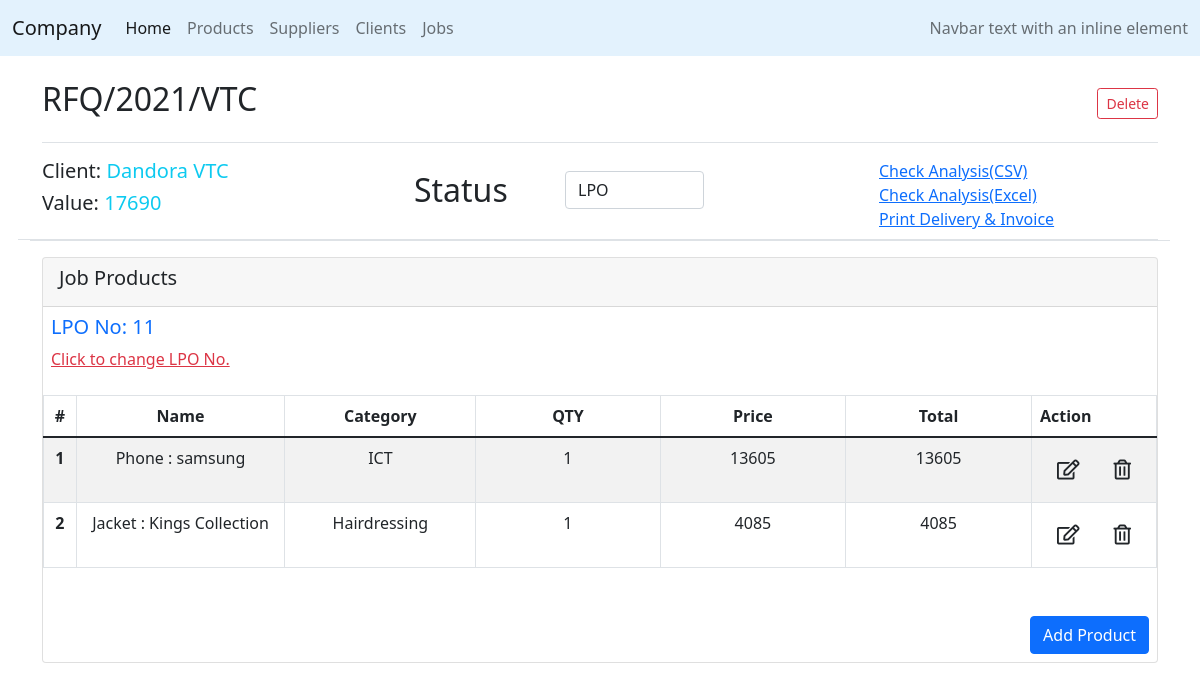
Screenshot of /company/jobs/1 with the database file from the repository.
### company/models.py (models this page shows, shortened)
class Job(models.Model):
    id = models.BigAutoField(primary_key=True)
    code = models.CharField(max_length=64)
    client = models.ForeignKey(Client, related_name="client", blank=True, on_delete=models.CASCADE)
    value = models.IntegerField(null=True)
    status = models.CharField(max_length=64, default = "RFQ")
    lpo = models.CharField(max_length=64, blank=True)

class Company(PolymorphicModel):
    id = models.BigAutoField(primary_key=True)
    nameC = models.CharField(max_length=64)
    address = models.IntegerField()
    email = models.CharField(max_length=64, default=0)
    contact = models.IntegerField()

class Supply(models.Model):
    id = models.BigAutoField(primary_key=True)
    qty = models.IntegerField()
    price = models.IntegerField()
    minBuying =  models.ForeignKey(Price, related_name="bestBuying", on_delete=models.SET_NULL, blank=True, null=True)
    maxBuying =  models.ForeignKey(Price, related_name="worstBuying",on_delete=models.SET_NULL, blank=True, null=True)
    total = models.IntegerField()
    product = models.ForeignKey(Product, related_name="jobProduct",on_delete=models.CASCADE, blank=True, null=True)
    job = models.ForeignKey(Job, related_name="jobItem",on_delete=models.CASCADE, blank=True, null=True)

class Product(models.Model):
    id = models.BigAutoField(primary_key=True)
    category = models.IntegerField()
    nameP = models.CharField(max_length=64)
    brand = models.CharField(max_length=64)
    size = models.IntegerField()
    weight = models.IntegerField()
    description = models.TextField()

### company/views.py (the view, shortened to what this page needs)
# urls.py: path('jobs/<int:id>', views.jobDetail, name='jobDetail'),
def jobDetail(request, id):
    job = Job.objects.get(pk=id)
    supplies = job.jobItem.all()
    if request.method == "DELETE":
        job.delete()
        return JsonResponse({"message": "Job Deleted"}, status = 201)
    elif request.method == "PUT":
        data = json.loads(request.body)
        job.status = data.get("status")
        job.save()
        return JsonResponse({"message": "Status Updated"}, status = 201)
    context = {
        "job": job,
        "status": status,
        "supplies": supplies,
    }
    return render(request, "company/jobDetails.html", context)

### company/models.py (called while the page is built)
    def __str__(self):
        return f"{self.nameC}"

### company/templates/company/jobDetails.html (shortened to what this page needs)
{% extends "company/layout.html"%}
{% block body %}
<div class="container">
    <div class="d-flex justify-content-between border-bottom mt-4 pb-3">
        <div id="name">
            <h2>
                <span  class="jDetail">{{job.code}}</span>
            </h2>
        </div>
        <div class="d-flex align-items-center justify-content-between">
            <button class="btn btn-outline-danger btn-sm" id="deleteJob">Delete</button>
        </div>
    </div>
    <div id="productDetails" class="row mt-3 border-bottom">
        <div class="border-bottom col-12 row pb-2">
            <div class="col-md-4">
                <h5>
                    Client:
                    <span class="text-info jDetail">{{job.client}}</span>
                </h5>
                <h5>
                    Value:
                    {%if job.value%}
                        <span class="text-info jDetail jValue">{{job.value}}</span>
                    {%else%}
                        <span class="text-info jDetail jValue">0</span>
                    {%endif%}
                </h5>
            </div>
            <div class="col-md-5">
                <h2 class="form-group row">
                    <label for="status" class="col col-form-label">Status</label>
                    <div class="col row align-items-center">
                        <select id="status" class="inputUpdate form-control">
                            {% for status in status %}
                                {%if job.status == status %}
                                    <option value="{{job.status}}" selected>{{status}}</option>
                                {%else%}
                                    <option value="{{status}}">{{status}}</option>
                                {%endif%}
                            {%endfor%}
                          </select>
                    </div>
                    <div class="col"></div>
                </h2>
            </div>
            <div class="col-md-3 row print">
                <a  href="{% url 'company:getItems' 'print_rfq_csv' job.id %}">Check Analysis(CSV)</a>
                <a  href="{% url 'company:getItems' 'check_analysis' job.id %}">Check Analysis(Excel)</a>
                <div class="status_type row">
                    <a class="LPO" href="{% url 'company:getItems' 'print_DI' job.id %}" style="pointer-events: none; color: black; text-decoration: line-through;">Print Delivery & Invoice</a>
                </div>
            </div>
        </div>
    </div>
    <div class="card mt-3" id="productsSection">
        <div class="card-header d-flex justify-content-between">
            <h5>Job Products</h5>
        </div>
        <div class="input_status_change">
            <div class="LPO">
                <div class="LPO_body">
                {% if job.lpo %}
                    <div class="LPO_section">
                        <div class="mt-2 mx-2">
                            <h5 class="text-primary"> LPO No: {{job.lpo}}</h5>
                        </div>
                        <div class="mt-2 mx-2">
                            <a class="text-danger" >Click to change LPO No.</a>
                        </div>
                    </div>
                {%endif%}
                </div>
            </div>
        </div>
        <div class="table-responsive my-4" id="products">
            <table class="table table-striped table-bordered table-hover">
                <thead>
                  <tr>
                    <th scope="col" style="width:3%" class="text-center">#</th>
                    <th scope="col" style="width:20%" class="text-center">Name</th>
                    <th scope="col" style="width:18%" class="text-center">Category</th>
                    <th scope="col" style="width:18%" class="text-center">QTY</th>
                    <th scope="col" style="width:18%" class="text-center">Price</th>
                    <th scope="col" style="width:18%" class="text-center">Total</th>
                    <th class="status_hide" scope="col" class="text-center">Action</th>
                  </tr>
                </thead>
                <tbody id="suppliesTable">
                    {% for supply in supplies %}
                        <tr id="{{supply.id}}">
                            <th scope="row" class="rowCounter text-center"></th>
                            <td id="name" class="text-center" >{{supply.product.nameP}} : {{supply.product.brand}} </td>
                            <td id="category" class="text-center">{{supply.product.category}}</td>
                            <td id="qty" class="text-center">{{supply.qty}}</td>
                            <td id="price" class="price text-center">{{supply.price}}</td>
                            <td id="total" class="text-center">{{supply.total}}</td>
                            <td class="status_hide">
                                <div class="d-flex justify-content-center">
                                    <button id="editButton" class="pr-1 btn btn-lg text-dark" >
                                        <i class="far fa-edit"></i>
                                    </button>
                                    <button id="deleteButton" class="pl-0 btn btn-lg text-dark">
                                        <i class="far fa-trash-alt"></i>
                                    </button>
                                </div>
                            </td>
                        </tr>
                    {% endfor %}
                </tbody>
            </table>
        </div>
        <div class="d-flex flex-row-reverse m-2">
            <button class="btn btn-primary" id="addProduct">Add Product</button>
        </div>
    </div>
{%endblock%}
{% load static %}

### company/static/company/styles.css (style rules this page uses)
table { counter-reset: rowCount; }
.rowCounter::before { counter-increment: rowCount; content: counter(rowCount); }
a { cursor: pointer; }

### rows the page displays
Job: code "RFQ/2021/VTC", client "Dandora VTC", value "17690", status "LPO", lpo "11"
Supply: product.nameP "Phone", product.brand "samsung", qty "1", price "13605", total "13605"
Supply: product.nameP "Jacket", product.brand "Kings Collection", qty "1", price "4085", total "4085"
